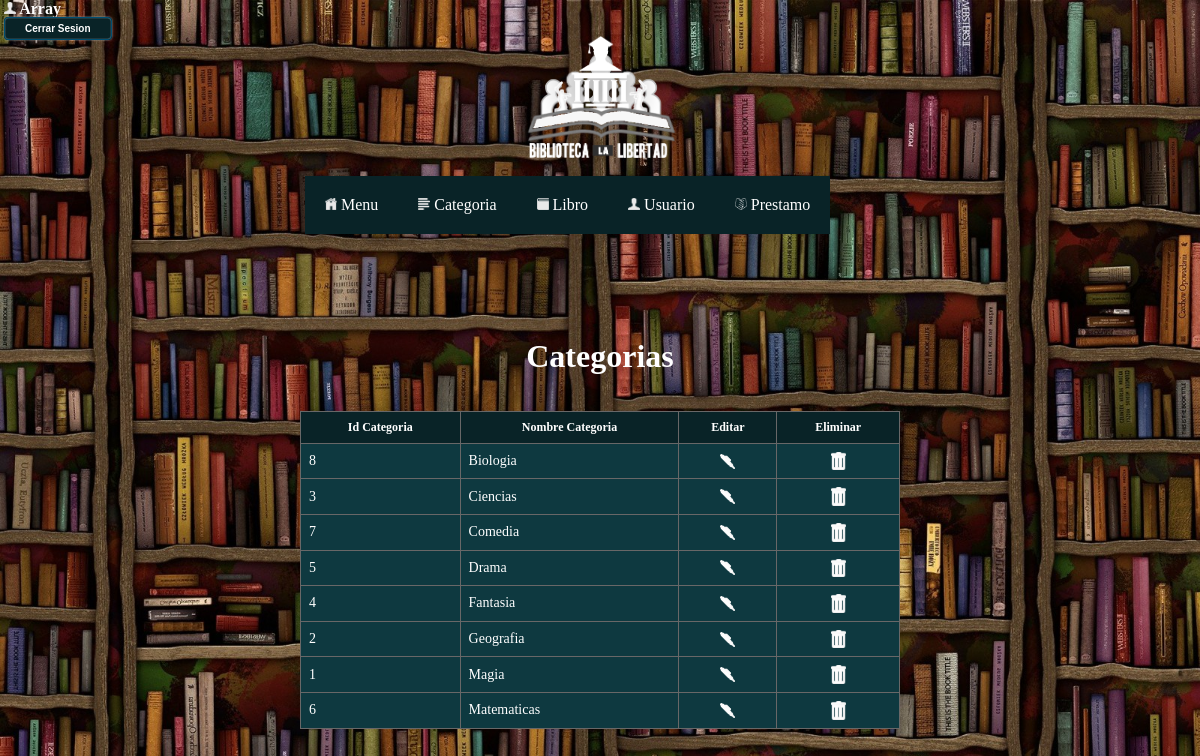
Page /Biblioteca/public_html/ConsultaGeneralCategoria.php (signed in) on the committed database.
### tables this page shows
CREATE TABLE `categorialibros` (
  `idCategoria` int(11) NOT NULL,
  `Nombre` varchar(30) NOT NULL
);

### Biblioteca/public_html/ConsultaGeneralCategoria.php (the view, shortened to what this page needs)
<?php
include('Menu.php');
?>
<html>
<head>
</head>
<body>
<center>
       <br>
    <br>
    <br>
    <br>
    <br>
    <br>
    <br>
    <br>
    <br>
	<h1><font color="#fff">Categorias</font></h1>
	 <br>
    <br>
		<table border="1" class="tftable">
			<tr>
				<th>Id Categoria</th>
				<th>Nombre Categoria</th>
				<th>Editar</th>
				<th>Eliminar</th>
			</tr>
            <?php
            include('Conexion/Conn.php');
			$SQL="SELECT * FROM `CategoriaLibros` ORDER BY `CategoriaLibros`.`Nombre` ASC";
			$ResCategoria=$Conexion->query($SQL);
			while($Fila=$ResCategoria->fetch_array()){
				echo"<tr>
				<td>".$Fila['idCategoria']."</td>
				<td>".$Fila['Nombre']."</td>
				<td align='center'><a href='EditarCategoria.php?clave=".$Fila['idCategoria']."'><img src='Icono/edit.png' width = 15></a></td>
				<td align='center'><a href='EliminarCategoria.php?clave=".$Fila['idCategoria']."'><img src='Icono/desechar.png' width = 15></a></td>
			</tr>";
			}
            ?>
		</table>
		<br>
		<br>
	</center>
</body>
</html>

### Biblioteca/public_html/Menu.php (shortened to what this page needs)
<?php
echo "&nbsp;<img border='0' height='12' width='12'src=Icono/Usuario.png><font color = '#fff'><strong> ".$_SESSION['Usuario']."</strong></font>";
echo "&nbsp;<a href = 'cerrarSesion.php' class='sesion'>Cerrar Sesion</a>";
?>
<html>
	<head>
	</head>
	<body background = "fondo.jpg">
	    <center>
	    <img src = "Icono/IconoS.png" width = 170>
	    <br>
	    <br>
	    </center>
		<div id="header">
			<nav>
				<ul class="nav">
					<li><a href="MenuPrincipal.php"><img border="0" height="12" width="12"src=Icono/Menu.png> Menu </a></li>
					<li><a href=""><img border="0" height="12" width="12"src=Icono/Categoria.png> Categoria </a>
           <li><a href=""><img border="0" height="12" width="12"src=Icono/Libro.png> Libro </a>
				<li><a href=""><img border="0" height="12" width="12"src=Icono/Usuario.png> Usuario </a>
						 <li><a href="#"><img border="0" height="12" width="12"src=Icono/Prestamo.png> Prestamo</a>
									 </li>
			</nav>
		</body>
</html>

### Biblioteca/public_html/Menu.php (style rules this page uses)
* { margin:0px; padding:0px; }
ul, ol { list-style:none; }
.nav { width:590px; margin:0 auto; text-align: center; }
.nav > li { float:left; text-align: center; }
.nav li a { background:#092327; color:#fff; text-decoration:none; padding:20px 20px; display:block; }
body { font-family: verdana; background-image: url(fondo.jpg); background-repeat: no-repeat; background-size: 100%; background-attachment: fixed; }
html, body { margin: 0; padding: 0; height: 100%; }
.tftable { font-size:14px;color:#fff;width:600px;border-width: 1px;border-color: #686767;border-collapse: collapse; }
.tftable th { font-size:12px;background-color:#092327;border-width: 1px;padding: 8px;border-style: solid;border-color: #686767;text-align:center; }
.tftable tr { background-color:#0e3940; }
.tftable td { font-size:14px;border-width: 1px;padding: 8px;border-style: solid;border-color: #686767; }
img { transition: all 0.5s ease; }
.sesion { text-decoration:none; text-align:center; padding:5px 20px; border:solid 1px #004F72; -webkit-border-radius:4px; -moz-border-radius:4px; border-radius: 4px; font:10px Arial, Helvetica, sans-serif; font-weight:bold; color:#ffffff; background:#092327; -webkit-box-shadow:0px 0px 2px #bababa, inset 0px 0px 1px #ffffff; -moz-box-shadow: 0px 0px 2px #bababa, inset 0px 0px 1px #ffffff; box-shadow:0px 0px 2px #bababa, inset 0px 0px 1px #ffffff; }

### rows in the picture
categorialibros: idCategoria "8", Nombre "Biologia"
categorialibros: idCategoria "3", Nombre "Ciencias"
categorialibros: idCategoria "7", Nombre "Comedia"
categorialibros: idCategoria "5", Nombre "Drama"
categorialibros: idCategoria "4", Nombre "Fantasia"
categorialibros: idCategoria "2", Nombre "Geografia"
categorialibros: idCategoria "1", Nombre "Magia"
categorialibros: idCategoria "6", Nombre "Matematicas"

### other values in the picture
$_SESSION['Usuario'] "Array"
